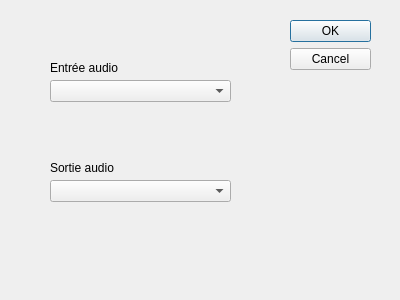
<?xml version="1.0" encoding="UTF-8"?>
<ui version="4.0">
 <class>AudioConfiguration</class>
 <widget class="QDialog" name="AudioConfiguration">
  <property name="geometry">
   <rect>
    <x>0</x>
    <y>0</y>
    <width>400</width>
    <height>300</height>
   </rect>
  </property>
  <property name="windowTitle">
   <string>Dialog</string>
  </property>
  <widget class="QDialogButtonBox" name="buttonBox">
   <property name="geometry">
    <rect>
     <x>290</x>
     <y>20</y>
     <width>81</width>
     <height>241</height>
    </rect>
   </property>
   <property name="orientation">
    <enum>Qt::Vertical</enum>
   </property>
   <property name="standardButtons">
    <set>QDialogButtonBox::Cancel|QDialogButtonBox::Ok</set>
   </property>
  </widget>
  <widget class="QComboBox" name="inputBox">
   <property name="geometry">
    <rect>
     <x>50</x>
     <y>80</y>
     <width>181</width>
     <height>22</height>
    </rect>
   </property>
  </widget>
  <widget class="QLabel" name="label_2">
   <property name="geometry">
    <rect>
     <x>50</x>
     <y>160</y>
     <width>111</width>
     <height>16</height>
    </rect>
   </property>
   <property name="text">
    <string>Sortie audio</string>
   </property>
  </widget>
  <widget class="QLabel" name="label">
   <property name="geometry">
    <rect>
     <x>50</x>
     <y>60</y>
     <width>111</width>
     <height>16</height>
    </rect>
   </property>
   <property name="text">
    <string>Entrée audio</string>
   </property>
  </widget>
  <widget class="QComboBox" name="outputBox">
   <property name="geometry">
    <rect>
     <x>50</x>
     <y>180</y>
     <width>181</width>
     <height>22</height>
    </rect>
   </property>
  </widget>
 </widget>
 <resources/>
 <connections>
  <connection>
   <sender>buttonBox</sender>
   <signal>accepted()</signal>
   <receiver>AudioConfiguration</receiver>
   <slot>accept()</slot>
   <hints>
    <hint type="sourcelabel">
     <x>248</x>
     <y>254</y>
    </hint>
    <hint type="destinationlabel">
     <x>157</x>
     <y>274</y>
    </hint>
   </hints>
  </connection>
  <connection>
   <sender>buttonBox</sender>
   <signal>rejected()</signal>
   <receiver>AudioConfiguration</receiver>
   <slot>reject()</slot>
   <hints>
    <hint type="sourcelabel">
     <x>316</x>
     <y>260</y>
    </hint>
    <hint type="destinationlabel">
     <x>286</x>
     <y>274</y>
    </hint>
   </hints>
  </connection>
  <connection>
   <sender>buttonBox</sender>
   <signal>accepted()</signal>
   <receiver>AudioConfiguration</receiver>
   <slot>acceptData()</slot>
   <hints>
    <hint type="sourcelabel">
     <x>330</x>
     <y>140</y>
    </hint>
    <hint type="destinationlabel">
     <x>199</x>
     <y>149</y>
    </hint>
   </hints>
  </connection>
  <connection>
   <sender>inputBox</sender>
   <signal>currentIndexChanged(QString)</signal>
   <receiver>AudioConfiguration</receiver>
   <slot>setInput(QString)</slot>
   <hints>
    <hint type="sourcelabel">
     <x>140</x>
     <y>90</y>
    </hint>
    <hint type="destinationlabel">
     <x>199</x>
     <y>149</y>
    </hint>
   </hints>
  </connection>
  <connection>
   <sender>outputBox</sender>
   <signal>currentIndexChanged(QString)</signal>
   <receiver>AudioConfiguration</receiver>
   <slot>setOutput(QString)</slot>
   <hints>
    <hint type="sourcelabel">
     <x>140</x>
     <y>190</y>
    </hint>
    <hint type="destinationlabel">
     <x>199</x>
     <y>149</y>
    </hint>
   </hints>
  </connection>
 </connections>
 <slots>
  <slot>acceptData()</slot>
  <slot>setInput(QString)</slot>
  <slot>setOutput(QString)</slot>
 </slots>
</ui>
